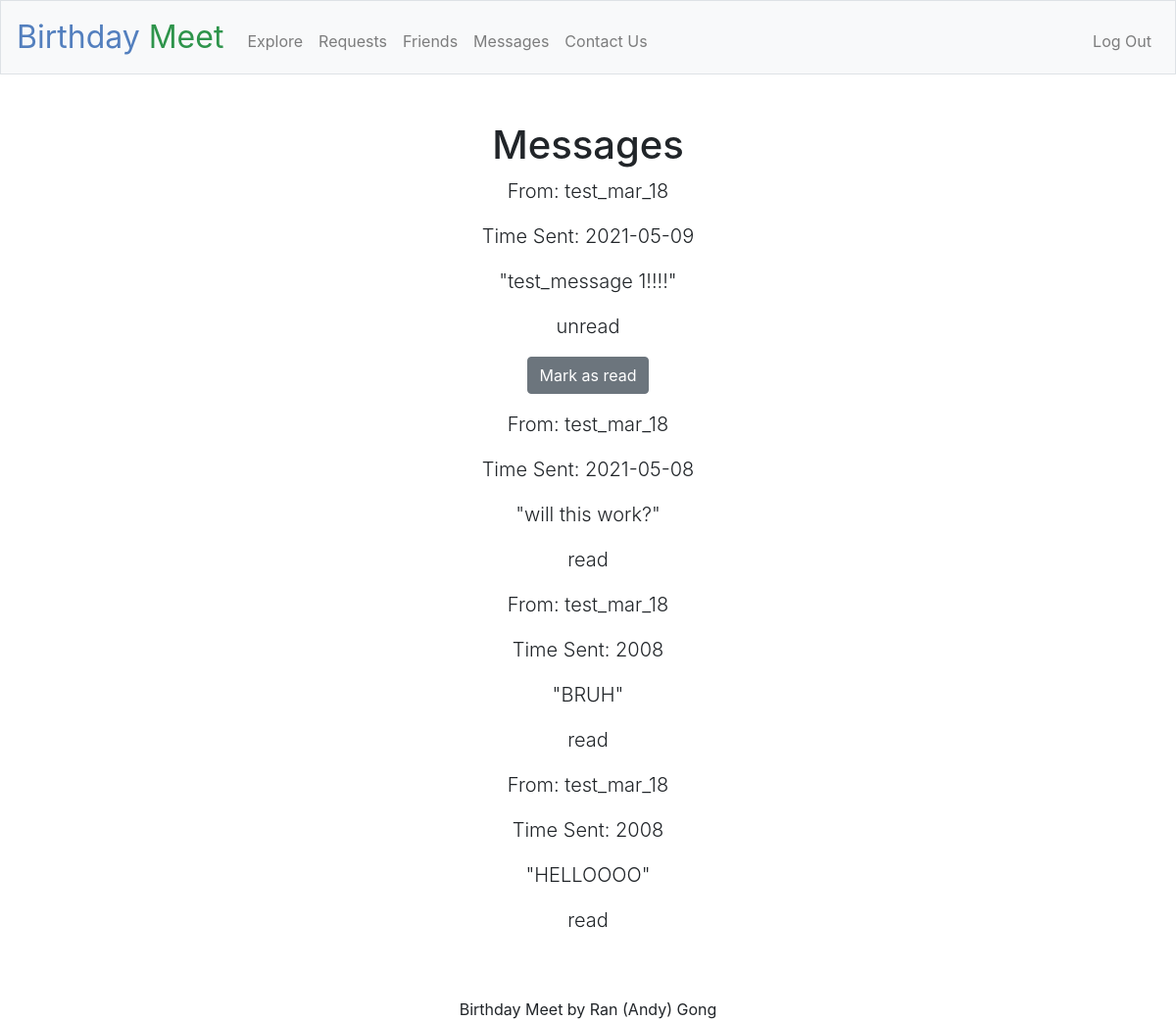
Page /messages (signed in) on the committed database.
### tables this page shows
CREATE TABLE users (id INTEGER, username TEXT NOT NULL, hash TEXT NOT NULL, month INTEGER NOT NULL, day INTEGER NOT NULL, PRIMARY KEY(id));

CREATE TABLE messages (
        id INTEGER,
        sender_id INTEGER NOT NULL,
        receiver_id INTEGER NOT NULL,
        message_text TEXT NOT NULL,
        when_sent DATE NOT NULL,
        is_read BIT NOT NULL,
        FOREIGN KEY (sender_id) REFERENCES users (id),
        FOREIGN KEY (receiver_id) REFERENCES users (id),
        PRIMARY KEY(id)
    );

### app.py (the view, shortened to what this page needs)
@app.route("/messages", methods=["GET", "POST"])
@login_required
def messages():
    list_of_messages_info = []
    list_of_messages_from_database = db.execute("SELECT * FROM messages WHERE receiver_id = ?", session.get("user_id"))
    for message_from_database in list_of_messages_from_database:
        sender_username = db.execute("SELECT * FROM users WHERE id = ?", message_from_database["sender_id"])[0]["username"]
        is_read = (message_from_database["is_read"] == 1)
        list_of_messages_info.append({
            "message": message_from_database["message_text"],
            "id": message_from_database["id"],
            "sender_username": sender_username,
            "time_sent": message_from_database["when_sent"],
            "is_read": is_read
        })
    list_of_messages_info.reverse()
    return render_template("messages.html", list_of_messages_info=list_of_messages_info)

### app.py (called while the page is built)
@app.after_request
def after_request(response):
    response.headers["Cache-Control"] = "no-cache, no-store, must-revalidate"
    response.headers["Expires"] = 0
    response.headers["Pragma"] = "no-cache"
    return response

def login_required(f):
    @wraps(f)
    def decorated_function(*args, **kwargs):
        if session.get("user_id") is None:
            flash("You are currently not logged in!")
            return redirect("/login")
        return f(*args, **kwargs)
    return decorated_function

### templates/messages.html (shortened to what this page needs)
{% extends "layout.html" %}
{% block main %}
<h1 class="display-5 fw-bold">Messages</h1>
{% if list_of_messages_info %}
    {% for message in list_of_messages_info %}
        <p class="lead">
            From: {{ message.sender_username }}
        </p>
        <p class="lead">
            Time Sent: {{ message.time_sent }}
        </p>
        <p class="lead">
            "{{ message.message }}"
        </p>
        {% if message.is_read %}
            <p class="lead">
                read
            </p>
        {% else %}
            <p class="lead">
                unread
            </p>
        {% endif %}
        {% if not message.is_read %}
            <form action="/messages" method="post">
                <div class="form-group">
                    <button class="btn btn-secondary" type="submit">Mark as read</button>
                </div>
            </form>
        {% endif %}
    {% endfor %}
{% else %}
    NO MESSAGES YET
{% endif %}
{% endblock %}

### templates/layout.html (shortened to what this page needs)
<!DOCTYPE html>
<html lang="en">
    <head>
        <link rel="stylesheet" href="https://cdn.jsdelivr.net/npm/bootstrap@4.5.3/dist/css/bootstrap.min.css">
        <link href="/static/styles.css" rel="stylesheet">
    </head>
    <body>
        <nav class="navbar navbar-expand-md navbar-light bg-light border">
            <a class="navbar-brand" href="/"><span class="blue">Birthday</span> <span class="green">Meet</span></a>
            <div class="collapse navbar-collapse" id="navbar">
                {% if session.user_id %}
                    <ul class="navbar-nav mr-auto mt-2">
                        <li class="nav-item"><a class="nav-link" href="/explore">Explore</a></li>
                        <li class="nav-item"><a class="nav-link" href="/requests">Requests</a></li>
                        <li class="nav-item"><a class="nav-link" href="/friends">Friends</a></li>
                        <li class="nav-item"><a class="nav-link" href="/messages">Messages</a></li>
                        <li class="nav-item"><a class="nav-link" href="/contact">Contact Us</a></li>
                    </ul>
                    <ul class="navbar-nav ml-auto mt-2">
                        <li class="nav-item"><a class="nav-link" href="/logout">Log Out</a></li>
                    </ul>
                {% else %}
                    <ul class="navbar-nav ml-auto mt-2">
                        <li class="nav-item"><a class="nav-link" href="/register">Register</a></li>
                        <li class="nav-item"><a class="nav-link" href="/login">Log In</a></li>
                    </ul>
                {% endif %}
            </div>
        </nav>
        <main class="container p-5">
            {% block main %}{% endblock %}
        </main>
        <footer class="text-center">
            Birthday Meet by Ran (Andy) Gong
        </footer>
    </body>
</html>

### static/styles.css (style rules this page uses)
nav .navbar-brand { font-size: xx-large; }
nav .navbar-brand .blue { color: #537fbe; }
nav .navbar-brand .green { color: #2e944b; }
main { overflow-x: auto; text-align: center; }

### rows in the picture
users: sender_username "test_mar_18" "test_mar_18" "test_mar_18" "test_mar_18"
messages: time_sent "2021-05-09", message "test_message 1!!!!"
messages: time_sent "2021-05-08", message "will this work?"
messages: time_sent "2008", message "BRUH"
messages: time_sent "2008", message "HELLOOOO"
